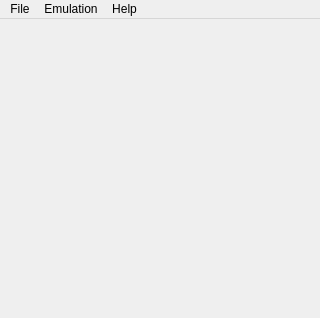
<?xml version="1.0" encoding="UTF-8"?>
<ui version="4.0">
 <class>MainWindow</class>
 <widget class="QMainWindow" name="MainWindow">
  <property name="geometry">
   <rect>
    <x>0</x>
    <y>0</y>
    <width>320</width>
    <height>318</height>
   </rect>
  </property>
  <property name="windowTitle">
   <string>MainWindow</string>
  </property>
  <widget class="QWidget" name="centralwidget"/>
  <widget class="QMenuBar" name="menubar">
   <property name="geometry">
    <rect>
     <x>0</x>
     <y>0</y>
     <width>320</width>
     <height>30</height>
    </rect>
   </property>
   <widget class="QMenu" name="menuFile">
    <property name="title">
     <string>File</string>
    </property>
    <addaction name="openromaction"/>
    <addaction name="closeromaction"/>
    <addaction name="quitaction"/>
   </widget>
   <widget class="QMenu" name="menuEmulation">
    <property name="title">
     <string>Emulation</string>
    </property>
    <addaction name="pauseaction"/>
    <addaction name="resetaction"/>
    <addaction name="separator"/>
    <addaction name="actionSettings_2"/>
   </widget>
   <widget class="QMenu" name="menuHelp">
    <property name="title">
     <string>Help</string>
    </property>
    <addaction name="aboutaction"/>
    <addaction name="aboutqtaction"/>
   </widget>
   <addaction name="menuFile"/>
   <addaction name="menuEmulation"/>
   <addaction name="menuHelp"/>
  </widget>
  <action name="openromaction">
   <property name="text">
    <string>Open ROM...</string>
   </property>
  </action>
  <action name="closeromaction">
   <property name="text">
    <string>Close ROM...</string>
   </property>
  </action>
  <action name="quitaction">
   <property name="text">
    <string>Quit</string>
   </property>
  </action>
  <action name="pauseaction">
   <property name="checkable">
    <bool>true</bool>
   </property>
   <property name="text">
    <string>Pause</string>
   </property>
  </action>
  <action name="resetaction">
   <property name="text">
    <string>Reset</string>
   </property>
  </action>
  <action name="aboutaction">
   <property name="text">
    <string>About...</string>
   </property>
  </action>
  <action name="aboutqtaction">
   <property name="text">
    <string>About Qt...</string>
   </property>
  </action>
  <action name="actionSettings_2">
   <property name="text">
    <string>Settings...</string>
   </property>
  </action>
 </widget>
 <resources/>
 <connections/>
</ui>
